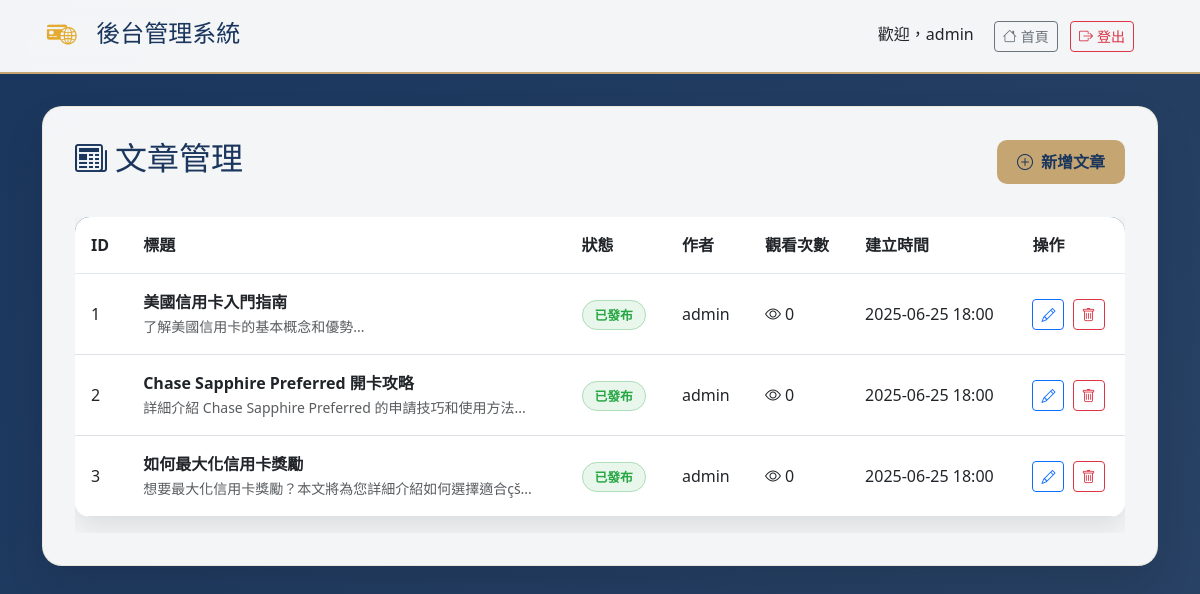
The app's page /admin_dashboard.php (signed in) with its own data.
### tables this page shows
CREATE TABLE IF NOT EXISTS articles (
    id INT AUTO_INCREMENT PRIMARY KEY,
    title VARCHAR(255) NOT NULL,
    slug VARCHAR(255) NOT NULL UNIQUE,
    content TEXT,
    excerpt TEXT,
    featured_image VARCHAR(255),
    meta_description TEXT,
    meta_keywords VARCHAR(255),
    status ENUM('draft', 'published') DEFAULT 'draft',
    views INT DEFAULT 0,
    author_id INT,
    created_at TIMESTAMP DEFAULT CURRENT_TIMESTAMP,
    updated_at TIMESTAMP DEFAULT CURRENT_TIMESTAMP ON UPDATE CURRENT_TIMESTAMP,
    published_at TIMESTAMP NULL,
    FOREIGN KEY (author_id) REFERENCES admins(id)
);

### admin_dashboard.php (the view, shortened to what this page needs)
<?php
require_once 'config.php';
$page = isset($_GET['page']) ? (int)$_GET['page'] : 1;
$limit = 10;
$offset = ($page - 1) * $limit;
$stmt = $pdo->prepare("SELECT a.*, ad.username as author FROM articles a LEFT JOIN admins ad ON a.author_id = ad.id ORDER BY a.created_at DESC LIMIT ?, ?");
$stmt->bindValue(1, $offset, PDO::PARAM_INT);
$stmt->bindValue(2, $limit, PDO::PARAM_INT);
$stmt->execute();
$articles = $stmt->fetchAll(PDO::FETCH_ASSOC);
?>
<!DOCTYPE html>
<html lang="zh-TW">
<head>
    <link rel="stylesheet" href="styless.css">
    <link href="https://cdn.jsdelivr.net/npm/bootstrap@5.3.0/dist/css/bootstrap.min.css" rel="stylesheet">
    <link rel="stylesheet" href="https://cdn.jsdelivr.net/npm/bootstrap-icons@1.7.2/font/bootstrap-icons.css">
</head>
<body>
    <div class="admin-header">
        <div class="container">
            <div class="row align-items-center">
                <div class="col-md-6">
                    <h4 class="mb-0" style="color: var(--primary-color);">
                        <img src="logo.png" alt="Logo" height="40" class="me-2">
                        後台管理系統
                    </h4>
                </div>
                <div class="col-md-6 text-end">
                    <span class="me-3">歡迎，<?= $_SESSION['admin_username'] ?></span>
                    <a href="index.php" class="btn btn-outline-secondary btn-sm me-2">
                        <i class="bi bi-house me-1"></i>首頁
                    </a>
                    <a href="logout.php" class="btn btn-outline-danger btn-sm">
                        <i class="bi bi-box-arrow-right me-1"></i>登出
                    </a>
                </div>
            </div>
        </div>
    </div>
    <div class="container">
        <div class="admin-container">
            <div class="page-title">
                <h2><i class="bi bi-newspaper me-2"></i>文章管理</h2>
                <a href="article_editor.php" class="btn btn-gold">
                    <i class="bi bi-plus-circle me-2"></i>新增文章
                </a>
            </div>
            <div class="table-responsive">
                <table class="table">
                    <thead>
                        <tr>
                            <th>ID</th>
                            <th>標題</th>
                            <th>狀態</th>
                            <th>作者</th>
                            <th>觀看次數</th>
                            <th>建立時間</th>
                            <th>操作</th>
                        </tr>
                    </thead>
                    <tbody>
                        <?php if (empty($articles)): ?>
                            <tr>
                                <td colspan="7" class="text-center py-4">
                                    <i class="bi bi-inbox display-4 text-muted"></i>
                                    <p class="text-muted mt-2">尚無文章</p>
                                </td>
                            </tr>
                        <?php else: ?>
                            <?php foreach ($articles as $article): ?>
                                <tr>
                                    <td><?= $article['id'] ?></td>
                                    <td>
                                        <strong><?= htmlspecialchars($article['title']) ?></strong>
                                        <?php if ($article['excerpt']): ?>
                                            <br><small
                                                class="text-muted"><?= substr(htmlspecialchars($article['excerpt']), 0, 80) ?>...</small>
                                        <?php endif; ?>
                                    </td>
                                    <td>
                                        <span class="status-badge status-<?= $article['status'] ?>">
                                            <?php
                                            switch ($article['status']) {
                                                case 'published':
                                                    echo '已發布';
                                                    break;
                                            }
                                            ?>
                                        </span>
                                    </td>
                                    <td><?= htmlspecialchars($article['author']) ?></td>
                                    <td><i class="bi bi-eye me-1"></i><?= $article['views'] ?></td>
                                    <td><?= date('Y-m-d H:i', strtotime($article['created_at'])) ?></td>
                                    <td>
                                        <a href="article_editor.php?id=<?= $article['id'] ?>"
                                            class="btn btn-sm btn-outline-primary me-1">
                                            <i class="bi bi-pencil"></i>
                                        </a>
                                        <a href="?delete=<?= $article['id'] ?>" class="btn btn-sm btn-outline-danger"
                                            onclick="return confirm('確定要刪除這篇文章嗎？')">
                                            <i class="bi bi-trash"></i>
                                        </a>
                                    </td>
                                </tr>
                            <?php endforeach; ?>
                        <?php endif; ?>
                    </tbody>
                </table>
            </div>
        </div>
    </div>
</body>
</html>

### styless.css (style rules this page uses)
html, body { overflow-x: hidden; max-width: 100%; position: relative; }
:root { --primary-color: #1a365d; --gold-color: #c5a572; --silver-color: #e2e8f0; --navbar-height: 0px; }
.btn-gold { background: var(--gold-color); color: var(--primary-color); border: none; }
:root { --navbar-height: 0px; }
* { max-width: 100%; }
.row { margin-left: 0; margin-right: 0; }
html, body { overflow-x: hidden; max-width: 100%; }

### admin_dashboard.php (style rules this page uses)
body { background: linear-gradient(135deg, var(--primary-color), #2a4365); min-height: 100vh; }
.admin-header { background: rgba(255, 255, 255, 0.95); backdrop-filter: blur(10px); border-bottom: 2px solid var(--gold-color); padding: 1rem 0; margin-bottom: 2rem; }
.admin-container { background: rgba(255, 255, 255, 0.95); border-radius: 20px; padding: 2rem; margin: 2rem auto; max-width: 1200px; box-shadow: 0 20px 40px rgba(0, 0, 0, 0.1); backdrop-filter: blur(10px); border: 1px solid rgba(197, 165, 114, 0.2); }
.page-title { color: var(--primary-color); font-weight: 700; margin-bottom: 2rem; display: flex; align-items: center; justify-content: space-between; }
.btn-gold { background: var(--gold-color); border: none; color: var(--primary-color); border-radius: 10px; padding: 10px 20px; font-weight: 600; transition: all 0.3s ease; text-decoration: none; }
.table { background: white; border-radius: 15px; overflow: hidden; box-shadow: 0 10px 30px rgba(0, 0, 0, 0.1); }
.table thead { background: linear-gradient(135deg, var(--primary-color), #2a4365); color: white; }
.table th { border: none; padding: 1rem; font-weight: 600; }
.table td { padding: 1rem; border-top: 1px solid #e2e8f0; vertical-align: middle; }
.status-badge { padding: 5px 12px; border-radius: 20px; font-size: 0.8rem; font-weight: 600; }
.status-published { background: rgba(40, 167, 69, 0.1); color: #28a745; border: 1px solid rgba(40, 167, 69, 0.3); }

### records on screen
articles: id "1", title "美國信用卡入門指南", excerpt "了解美國信用卡的基本概念和優勢", status "已發布", author.username "admin", views "0", created_at "2025-06-25 18:00"
articles: id "2", title "Chase Sapphire Preferred 開卡攻略", excerpt "詳細介紹 Chase Sapphire Preferred 的申請技巧和使用方法", status "已發布", author.username "admin", views "0", created_at "2025-06-25 18:00"
articles: id "3", title "如何最大化信用卡獎勵", excerpt "想要最大化信用卡獎勵？本文將為您詳細介紹如何選擇適合çš", status "已發布", author.username "admin", views "0", created_at "2025-06-25 18:00"

### other values on screen
$_SESSION['admin_username'] "admin"
